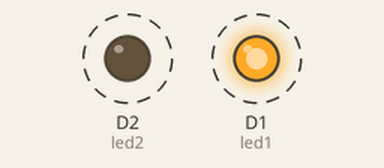
A sketch run on a simulated ESP8266 (NodeMCU). Shown: output pins drawn as LEDs (lit = HIGH). Dashed ring = blinking.

Above: at 0.2 s.
Timing chart, 0 to 4.6 s (numbered marks = the images above):
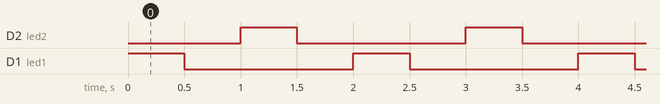

The sketch:

blink.ino
```cpp
int led1 = 5;
int led2 = 4;
void setup() {
  // put your setup code here, to run once:
  pinMode(D1, OUTPUT);
  pinMode(D2, OUTPUT);

}

void loop() {
  // put your main code here, to run repeatedly:
  digitalWrite(led1, HIGH);
  delay(500);
  digitalWrite(led1, LOW);
  delay(500);
  digitalWrite(led2, HIGH);
  delay(500);
  digitalWrite(led2, LOW);
  delay(500);

}
```

Measured:
- by itself, D2 (led2), D1 (led1): alternates HIGH for 0.50 s and LOW for 1.5 s
- by itself, everything shown: repeats every 2.0 s, in 4 steps
